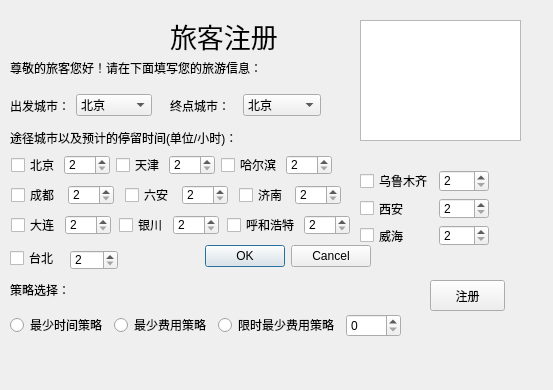
<?xml version="1.0" encoding="UTF-8"?>
<ui version="4.0">
 <class>test_thief</class>
 <widget class="QDialog" name="test_thief">
  <property name="geometry">
   <rect>
    <x>0</x>
    <y>0</y>
    <width>553</width>
    <height>390</height>
   </rect>
  </property>
  <property name="windowTitle">
   <string>Dialog</string>
  </property>
  <widget class="QDialogButtonBox" name="buttonBox">
   <property name="geometry">
    <rect>
     <x>30</x>
     <y>240</y>
     <width>341</width>
     <height>32</height>
    </rect>
   </property>
   <property name="orientation">
    <enum>Qt::Horizontal</enum>
   </property>
   <property name="standardButtons">
    <set>QDialogButtonBox::Cancel|QDialogButtonBox::Ok</set>
   </property>
  </widget>
  <widget class="QCheckBox" name="Taibei_Button">
   <property name="geometry">
    <rect>
     <x>10</x>
     <y>250</y>
     <width>48</width>
     <height>16</height>
    </rect>
   </property>
   <property name="text">
    <string>台北</string>
   </property>
  </widget>
  <widget class="QPushButton" name="createCustomer_Button">
   <property name="geometry">
    <rect>
     <x>430</x>
     <y>280</y>
     <width>75</width>
     <height>31</height>
    </rect>
   </property>
   <property name="text">
    <string>注册</string>
   </property>
  </widget>
  <widget class="QLabel" name="title_label">
   <property name="geometry">
    <rect>
     <x>170</x>
     <y>20</y>
     <width>161</width>
     <height>31</height>
    </rect>
   </property>
   <property name="font">
    <font>
     <pointsize>20</pointsize>
    </font>
   </property>
   <property name="lineWidth">
    <number>4</number>
   </property>
   <property name="text">
    <string>旅客注册</string>
   </property>
   <property name="textFormat">
    <enum>Qt::AutoText</enum>
   </property>
   <property name="wordWrap">
    <bool>false</bool>
   </property>
  </widget>
  <widget class="QGraphicsView" name="logoTravel">
   <property name="geometry">
    <rect>
     <x>360</x>
     <y>20</y>
     <width>161</width>
     <height>121</height>
    </rect>
   </property>
  </widget>
  <widget class="QWidget" name="horizontalLayoutWidget_4">
   <property name="geometry">
    <rect>
     <x>10</x>
     <y>90</y>
     <width>142</width>
     <height>31</height>
    </rect>
   </property>
   <layout class="QHBoxLayout" name="startCity_select">
    <item>
     <widget class="QLabel" name="startCity_label">
      <property name="text">
       <string>出发城市：</string>
      </property>
     </widget>
    </item>
    <item>
     <widget class="QComboBox" name="start_City">
      <property name="toolTip">
       <string/>
      </property>
      <item>
       <property name="text">
        <string extracomment="Beijing">北京</string>
       </property>
      </item>
      <item>
       <property name="text">
        <string>天津</string>
       </property>
      </item>
      <item>
       <property name="text">
        <string>哈尔滨</string>
       </property>
      </item>
      <item>
       <property name="text">
        <string>大连</string>
       </property>
      </item>
      <item>
       <property name="text">
        <string>乌鲁木齐</string>
       </property>
      </item>
      <item>
       <property name="text">
        <string>银川</string>
       </property>
      </item>
      <item>
       <property name="text">
        <string>呼和浩特</string>
       </property>
      </item>
      <item>
       <property name="text">
        <string>威海</string>
       </property>
      </item>
      <item>
       <property name="text">
        <string>成都</string>
       </property>
      </item>
      <item>
       <property name="text">
        <string>济南</string>
       </property>
      </item>
      <item>
       <property name="text">
        <string>西安</string>
       </property>
      </item>
      <item>
       <property name="text">
        <string>六安</string>
       </property>
      </item>
      <item>
       <property name="text">
        <string>台北</string>
       </property>
      </item>
     </widget>
    </item>
   </layout>
  </widget>
  <widget class="QSpinBox" name="Taibei_Time">
   <property name="geometry">
    <rect>
     <x>70</x>
     <y>250</y>
     <width>48</width>
     <height>20</height>
    </rect>
   </property>
   <property name="minimum">
    <number>2</number>
   </property>
   <property name="maximum">
    <number>240</number>
   </property>
   <property name="singleStep">
    <number>2</number>
   </property>
  </widget>
  <widget class="QLabel" name="prompt_label">
   <property name="geometry">
    <rect>
     <x>10</x>
     <y>60</y>
     <width>261</width>
     <height>16</height>
    </rect>
   </property>
   <property name="text">
    <string>尊敬的旅客您好！请在下面填写您的旅游信息：</string>
   </property>
  </widget>
  <widget class="QWidget" name="horizontalLayoutWidget_5">
   <property name="geometry">
    <rect>
     <x>170</x>
     <y>90</y>
     <width>151</width>
     <height>31</height>
    </rect>
   </property>
   <layout class="QHBoxLayout" name="endCity_select">
    <item>
     <widget class="QLabel" name="endCity_label">
      <property name="text">
       <string>终点城市：</string>
      </property>
     </widget>
    </item>
    <item>
     <widget class="QComboBox" name="end_City">
      <item>
       <property name="text">
        <string>北京</string>
       </property>
      </item>
      <item>
       <property name="text">
        <string>天津</string>
       </property>
      </item>
      <item>
       <property name="text">
        <string>哈尔滨</string>
       </property>
      </item>
      <item>
       <property name="text">
        <string>大连</string>
       </property>
      </item>
      <item>
       <property name="text">
        <string>乌鲁木齐</string>
       </property>
      </item>
      <item>
       <property name="text">
        <string>银川</string>
       </property>
      </item>
      <item>
       <property name="text">
        <string>呼和浩特</string>
       </property>
      </item>
      <item>
       <property name="text">
        <string>威海</string>
       </property>
      </item>
      <item>
       <property name="text">
        <string>成都</string>
       </property>
      </item>
      <item>
       <property name="text">
        <string>济南</string>
       </property>
      </item>
      <item>
       <property name="text">
        <string>武汉</string>
       </property>
      </item>
      <item>
       <property name="text">
        <string>西安</string>
       </property>
      </item>
     </widget>
    </item>
   </layout>
  </widget>
  <widget class="QLabel" name="passCities_label">
   <property name="geometry">
    <rect>
     <x>10</x>
     <y>130</y>
     <width>241</width>
     <height>16</height>
    </rect>
   </property>
   <property name="text">
    <string>途径城市以及预计的停留时间(单位/小时)：</string>
   </property>
  </widget>
  <widget class="QLabel" name="strategy_label">
   <property name="geometry">
    <rect>
     <x>10</x>
     <y>280</y>
     <width>71</width>
     <height>20</height>
    </rect>
   </property>
   <property name="text">
    <string>策略选择：</string>
   </property>
  </widget>
  <widget class="QWidget" name="horizontalLayoutWidget">
   <property name="geometry">
    <rect>
     <x>10</x>
     <y>310</y>
     <width>391</width>
     <height>31</height>
    </rect>
   </property>
   <layout class="QHBoxLayout" name="Strategy_frame">
    <item>
     <widget class="QRadioButton" name="leastTime_Strategy">
      <property name="text">
       <string>最少时间策略</string>
      </property>
     </widget>
    </item>
    <item>
     <widget class="QRadioButton" name="leastFee_Strategy">
      <property name="text">
       <string>最少费用策略</string>
      </property>
     </widget>
    </item>
    <item>
     <widget class="QRadioButton" name="leastTime_Fee_Strategy">
      <property name="text">
       <string>限时最少费用策略</string>
      </property>
     </widget>
    </item>
    <item>
     <widget class="QSpinBox" name="limited_Time">
      <property name="maximum">
       <number>240</number>
      </property>
      <property name="singleStep">
       <number>5</number>
      </property>
     </widget>
    </item>
   </layout>
  </widget>
  <widget class="QCheckBox" name="Beijing_Button">
   <property name="geometry">
    <rect>
     <x>11</x>
     <y>157</y>
     <width>47</width>
     <height>16</height>
    </rect>
   </property>
   <property name="text">
    <string>北京</string>
   </property>
  </widget>
  <widget class="QCheckBox" name="Tianjin__Button">
   <property name="geometry">
    <rect>
     <x>116</x>
     <y>157</y>
     <width>47</width>
     <height>16</height>
    </rect>
   </property>
   <property name="text">
    <string>天津</string>
   </property>
  </widget>
  <widget class="QSpinBox" name="Beijing_Time">
   <property name="geometry">
    <rect>
     <x>64</x>
     <y>155</y>
     <width>46</width>
     <height>20</height>
    </rect>
   </property>
   <property name="minimum">
    <number>2</number>
   </property>
   <property name="maximum">
    <number>240</number>
   </property>
   <property name="singleStep">
    <number>2</number>
   </property>
  </widget>
  <widget class="QSpinBox" name="Tianjin_Time">
   <property name="geometry">
    <rect>
     <x>169</x>
     <y>155</y>
     <width>46</width>
     <height>20</height>
    </rect>
   </property>
   <property name="minimum">
    <number>2</number>
   </property>
   <property name="maximum">
    <number>240</number>
   </property>
   <property name="singleStep">
    <number>2</number>
   </property>
  </widget>
  <widget class="QCheckBox" name="HaerBin_Button">
   <property name="geometry">
    <rect>
     <x>221</x>
     <y>157</y>
     <width>59</width>
     <height>16</height>
    </rect>
   </property>
   <property name="text">
    <string>哈尔滨</string>
   </property>
  </widget>
  <widget class="QSpinBox" name="HaerBin_Time">
   <property name="geometry">
    <rect>
     <x>286</x>
     <y>155</y>
     <width>46</width>
     <height>20</height>
    </rect>
   </property>
   <property name="minimum">
    <number>2</number>
   </property>
   <property name="maximum">
    <number>240</number>
   </property>
   <property name="singleStep">
    <number>2</number>
   </property>
  </widget>
  <widget class="QCheckBox" name="Chendu_Button">
   <property name="geometry">
    <rect>
     <x>11</x>
     <y>187</y>
     <width>47</width>
     <height>16</height>
    </rect>
   </property>
   <property name="text">
    <string>成都</string>
   </property>
  </widget>
  <widget class="QSpinBox" name="Chendu_Time">
   <property name="geometry">
    <rect>
     <x>68</x>
     <y>185</y>
     <width>46</width>
     <height>20</height>
    </rect>
   </property>
   <property name="minimum">
    <number>2</number>
   </property>
   <property name="maximum">
    <number>240</number>
   </property>
   <property name="singleStep">
    <number>2</number>
   </property>
  </widget>
  <widget class="QSpinBox" name="Luan_Time">
   <property name="geometry">
    <rect>
     <x>182</x>
     <y>185</y>
     <width>46</width>
     <height>20</height>
    </rect>
   </property>
   <property name="minimum">
    <number>2</number>
   </property>
   <property name="maximum">
    <number>240</number>
   </property>
   <property name="singleStep">
    <number>2</number>
   </property>
  </widget>
  <widget class="QCheckBox" name="Luan_Button">
   <property name="geometry">
    <rect>
     <x>125</x>
     <y>187</y>
     <width>47</width>
     <height>16</height>
    </rect>
   </property>
   <property name="text">
    <string>六安</string>
   </property>
  </widget>
  <widget class="QCheckBox" name="Jinan_Button">
   <property name="geometry">
    <rect>
     <x>239</x>
     <y>187</y>
     <width>47</width>
     <height>16</height>
    </rect>
   </property>
   <property name="text">
    <string>济南</string>
   </property>
  </widget>
  <widget class="QSpinBox" name="Jinan_Time">
   <property name="geometry">
    <rect>
     <x>295</x>
     <y>185</y>
     <width>46</width>
     <height>20</height>
    </rect>
   </property>
   <property name="minimum">
    <number>2</number>
   </property>
   <property name="maximum">
    <number>240</number>
   </property>
   <property name="singleStep">
    <number>2</number>
   </property>
  </widget>
  <widget class="QCheckBox" name="Dalian_Button">
   <property name="geometry">
    <rect>
     <x>11</x>
     <y>217</y>
     <width>47</width>
     <height>16</height>
    </rect>
   </property>
   <property name="text">
    <string>大连</string>
   </property>
  </widget>
  <widget class="QSpinBox" name="Dalian_Time">
   <property name="geometry">
    <rect>
     <x>65</x>
     <y>215</y>
     <width>46</width>
     <height>20</height>
    </rect>
   </property>
   <property name="minimum">
    <number>2</number>
   </property>
   <property name="maximum">
    <number>240</number>
   </property>
   <property name="singleStep">
    <number>2</number>
   </property>
  </widget>
  <widget class="QCheckBox" name="Yinchuan_Button">
   <property name="geometry">
    <rect>
     <x>119</x>
     <y>217</y>
     <width>47</width>
     <height>16</height>
    </rect>
   </property>
   <property name="text">
    <string>银川</string>
   </property>
  </widget>
  <widget class="QSpinBox" name="Yinchuan_Time">
   <property name="geometry">
    <rect>
     <x>173</x>
     <y>215</y>
     <width>46</width>
     <height>20</height>
    </rect>
   </property>
   <property name="minimum">
    <number>2</number>
   </property>
   <property name="maximum">
    <number>240</number>
   </property>
   <property name="singleStep">
    <number>2</number>
   </property>
  </widget>
  <widget class="QCheckBox" name="HuheHaoTe_Button">
   <property name="geometry">
    <rect>
     <x>227</x>
     <y>217</y>
     <width>71</width>
     <height>16</height>
    </rect>
   </property>
   <property name="text">
    <string>呼和浩特</string>
   </property>
  </widget>
  <widget class="QSpinBox" name="HuheHaoTe_Time">
   <property name="geometry">
    <rect>
     <x>304</x>
     <y>215</y>
     <width>46</width>
     <height>20</height>
    </rect>
   </property>
   <property name="minimum">
    <number>2</number>
   </property>
   <property name="maximum">
    <number>240</number>
   </property>
   <property name="singleStep">
    <number>2</number>
   </property>
  </widget>
  <widget class="QWidget" name="">
   <property name="geometry">
    <rect>
     <x>360</x>
     <y>170</y>
     <width>129</width>
     <height>76</height>
    </rect>
   </property>
   <layout class="QHBoxLayout" name="horizontalLayout">
    <item>
     <layout class="QVBoxLayout" name="verticalLayout">
      <item>
       <widget class="QCheckBox" name="WuluMuQi_Button">
        <property name="text">
         <string>乌鲁木齐</string>
        </property>
       </widget>
      </item>
      <item>
       <widget class="QCheckBox" name="Xian_Button">
        <property name="text">
         <string>西安</string>
        </property>
       </widget>
      </item>
      <item>
       <widget class="QCheckBox" name="WeiHai_Button">
        <property name="text">
         <string>威海</string>
        </property>
       </widget>
      </item>
     </layout>
    </item>
    <item>
     <layout class="QVBoxLayout" name="verticalLayout_2">
      <item>
       <widget class="QSpinBox" name="WuluMuQi_Time">
        <property name="minimum">
         <number>2</number>
        </property>
        <property name="maximum">
         <number>240</number>
        </property>
        <property name="singleStep">
         <number>2</number>
        </property>
       </widget>
      </item>
      <item>
       <widget class="QSpinBox" name="Xian_Time">
        <property name="minimum">
         <number>2</number>
        </property>
        <property name="maximum">
         <number>240</number>
        </property>
        <property name="singleStep">
         <number>2</number>
        </property>
       </widget>
      </item>
      <item>
       <widget class="QSpinBox" name="WeiHai_Time">
        <property name="minimum">
         <number>2</number>
        </property>
        <property name="maximum">
         <number>240</number>
        </property>
        <property name="singleStep">
         <number>2</number>
        </property>
       </widget>
      </item>
     </layout>
    </item>
   </layout>
  </widget>
 </widget>
 <resources/>
 <connections>
  <connection>
   <sender>buttonBox</sender>
   <signal>accepted()</signal>
   <receiver>test_thief</receiver>
   <slot>accept()</slot>
   <hints>
    <hint type="sourcelabel">
     <x>248</x>
     <y>254</y>
    </hint>
    <hint type="destinationlabel">
     <x>157</x>
     <y>274</y>
    </hint>
   </hints>
  </connection>
  <connection>
   <sender>buttonBox</sender>
   <signal>rejected()</signal>
   <receiver>test_thief</receiver>
   <slot>reject()</slot>
   <hints>
    <hint type="sourcelabel">
     <x>316</x>
     <y>260</y>
    </hint>
    <hint type="destinationlabel">
     <x>286</x>
     <y>274</y>
    </hint>
   </hints>
  </connection>
 </connections>
</ui>
